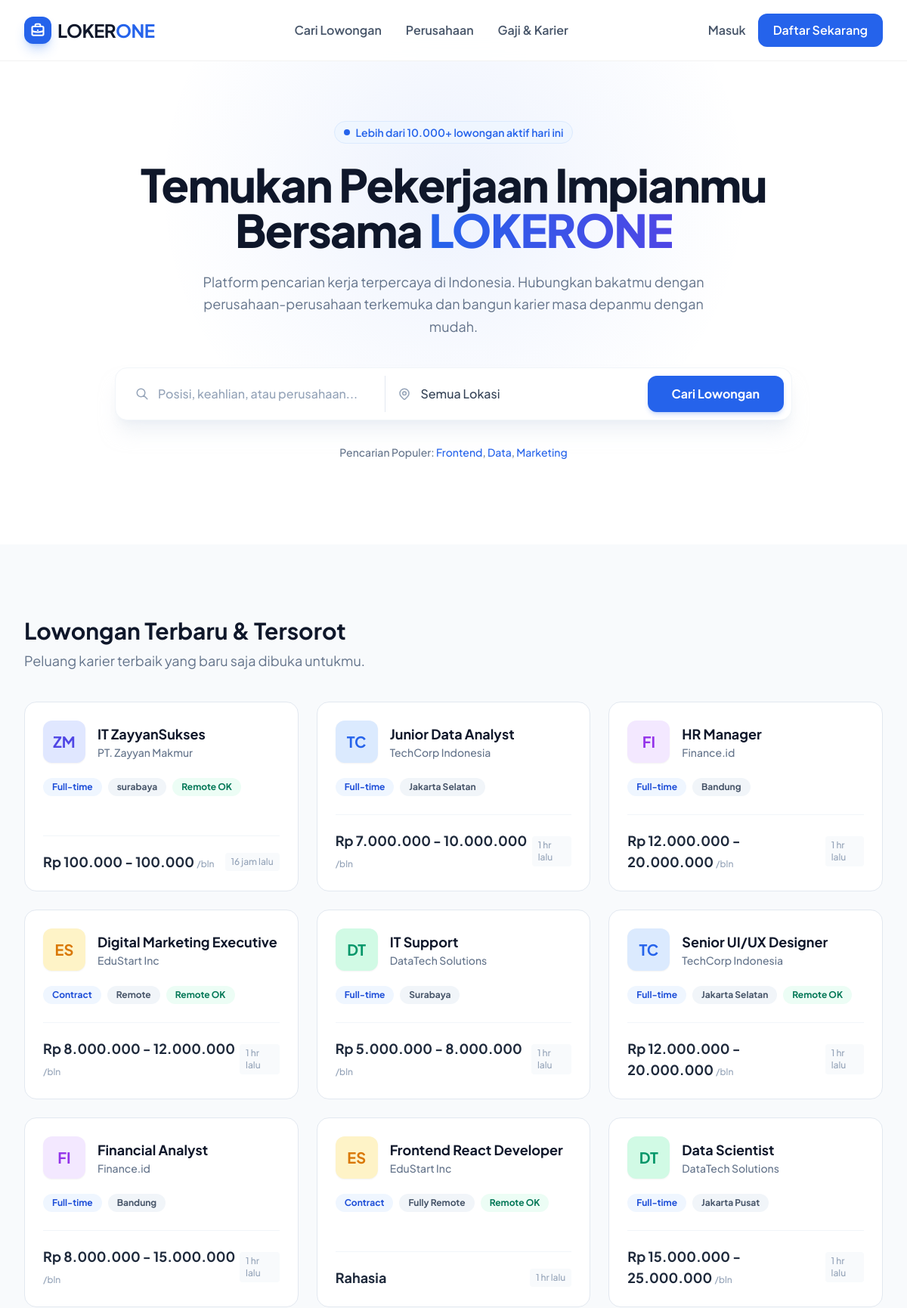
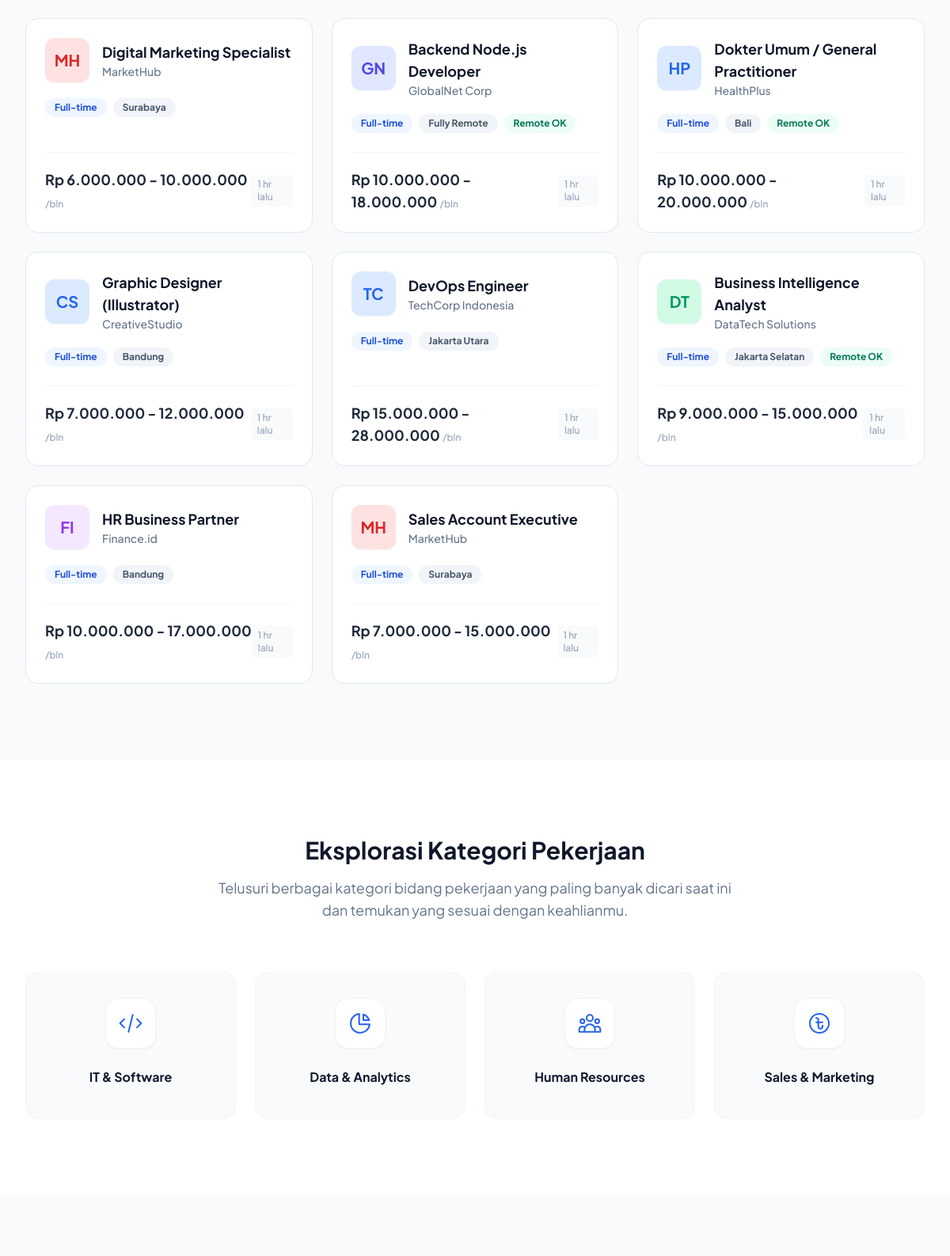
The page / (upper part) on the database its author committed (2 pictures, top to bottom).
### tables this page shows
CREATE TABLE `jobs` (
  `id` int NOT NULL,
  `company_id` int NOT NULL,
  `title` varchar(150) NOT NULL,
  `description` text NOT NULL,
  `requirements` text NOT NULL,
  `category` enum('IT & Software','Data & Analytics','Human Resources','Sales & Marketing','Finance','Design','Engineering','Education','Healthcare','Other') NOT NULL DEFAULT 'Other',
  `TYPE` enum('Full-time','Part-time','Contract','Freelance','Internship') NOT NULL DEFAULT 'Full-time',
  `location_key` varchar(50) NOT NULL,
  `location_label` varchar(100) NOT NULL,
  `is_remote` tinyint(1) DEFAULT '0',
  `salary_min` int DEFAULT NULL,
  `salary_max` int DEFAULT NULL,
  `salary_visible` tinyint(1) DEFAULT '1',
  `STATUS` enum('active','closed') DEFAULT 'active',
  `created_at` timestamp NULL DEFAULT CURRENT_TIMESTAMP,
  `updated_at` timestamp NULL DEFAULT CURRENT_TIMESTAMP ON UPDATE CURRENT_TIMESTAMP
);

CREATE TABLE `companies` (
  `id` int NOT NULL,
  `NAME` varchar(100) NOT NULL,
  `logo_initial` char(2) NOT NULL,
  `color` varchar(20) DEFAULT 'blue',
  `description` text,
  `website` varchar(200) DEFAULT NULL,
  `location` varchar(100) DEFAULT NULL,
  `created_at` timestamp NULL DEFAULT CURRENT_TIMESTAMP,
  `user_id` int DEFAULT NULL,
  `logo_path` varchar(255) DEFAULT NULL
);

### index.php (the view, shortened to what this page needs)
<?php
require_once 'config/config.php';
$searchKeyword = isset($_GET['keyword']) ? $_GET['keyword'] : '';
$categoryFilter = isset($_GET['category']) ? $_GET['category'] : '';
$query = "SELECT j.*, j.TYPE as type, c.NAME as company_name, c.logo_initial, c.logo_path, c.color
          FROM jobs j
          LEFT JOIN companies c ON j.company_id = c.id
          WHERE j.STATUS = 'active'";
$params = [];
$query .= " ORDER BY j.created_at DESC";
$stmt = $pdo->prepare($query);
$stmt->execute($params);
$jobs = $stmt->fetchAll();
require_once 'includes/header.php';
?>
    <div class="relative pt-32 pb-20 lg:pt-40 lg:pb-28 overflow-hidden bg-white">
        <div class="absolute top-0 left-1/2 -translate-x-1/2 w-[1000px] h-[500px] opacity-10 pointer-events-none z-0" style="background: radial-gradient(circle, rgba(37,99,235,0.8) 0%, rgba(255,255,255,0) 70%);"></div>
        <div class="max-w-7xl mx-auto px-4 sm:px-6 lg:px-8 relative z-10 text-center">
            <span class="inline-flex items-center py-1 px-3 rounded-full bg-brand-50 border border-brand-100 text-brand-600 text-sm font-semibold mb-6">
                <span class="flex w-2 h-2 rounded-full bg-brand-600 mr-2 animate-pulse"></span>
                Lebih dari 10.000+ lowongan aktif hari ini
            </span>
            <h1 class="text-4xl md:text-5xl lg:text-6xl font-extrabold text-slate-900 tracking-tight leading-tight mb-6">
                Temukan Pekerjaan Impianmu <br class="hidden md:block" />
                Bersama <span class="text-transparent bg-clip-text bg-gradient-to-r from-brand-600 to-indigo-600">LOKERONE</span>
            </h1>
            <p class="mt-4 max-w-2xl text-lg text-slate-500 mx-auto mb-10 leading-relaxed">
                Platform pencarian kerja terpercaya di Indonesia. Hubungkan bakatmu dengan perusahaan-perusahaan terkemuka dan bangun karier masa depanmu dengan mudah.
            </p>
            <form method="GET" action="index.php#job-list" class="max-w-4xl mx-auto bg-white p-2.5 rounded-2xl shadow-xl shadow-slate-200/50 border border-slate-100 flex flex-col md:flex-row">
                <div class="flex-1 flex items-center px-4 py-3 md:border-r border-slate-200">
                    <svg class="w-5 h-5 text-slate-400 mr-3" fill="none" stroke="currentColor" viewBox="0 0 24 24"><path stroke-linecap="round" stroke-linejoin="round" stroke-width="2" d="M21 21l-6-6m2-5a7 7 0 11-14 0 7 7 0 0114 0z"></path></svg>
                    <input type="text" name="keyword" value="<?= htmlspecialchars($searchKeyword) ?>" placeholder="Posisi, keahlian, atau perusahaan..." class="w-full focus:outline-none text-slate-700 placeholder-slate-400 bg-transparent font-medium">
                </div>
                <div class="flex-1 flex items-center px-4 py-3 border-t md:border-t-0 border-slate-200">
                    <select name="location" class="w-full focus:outline-none text-slate-700 bg-transparent cursor-pointer appearance-none font-medium">
                        <option value="">Semua Lokasi</option>
                    </select>
                </div>
                <button type="submit" class="bg-brand-600 hover:bg-brand-700 text-white px-8 py-4 md:py-3 rounded-xl font-bold transition-colors mt-2 md:mt-0 w-full md:w-auto shadow-md shadow-brand-600/20 btn-animate">
                    Cari Lowongan
                </button>
            </form>
            <div class="mt-8 text-sm text-slate-500 font-medium">
                Pencarian Populer:
                <a href="index.php?keyword=Frontend#job-list" class="text-brand-600 hover:underline">Frontend</a>,
                <a href="index.php?keyword=Data#job-list" class="text-brand-600 hover:underline">Data</a>,
                <a href="index.php?keyword=Marketing#job-list" class="text-brand-600 hover:underline">Marketing</a>
            </div>
        </div>
    </div>
    <section class="py-24 bg-slate-50" id="job-list">
        <div class="max-w-7xl mx-auto px-4 sm:px-6 lg:px-8">
            <div class="flex justify-between items-end mb-10">
                <div>
                    <h2 class="text-3xl font-bold text-slate-900 mb-2">
                        <?= !empty($categoryFilter) ? 'Kategori: ' . htmlspecialchars($categoryFilter) : 'Lowongan Terbaru & Tersorot' ?>
                    </h2>
                    <p class="text-slate-500 text-lg">Peluang karier terbaik yang baru saja dibuka untukmu.</p>
                </div>
            </div>
            <div class="grid grid-cols-1 md:grid-cols-2 lg:grid-cols-3 gap-6">
                <?php if (count($jobs) > 0): ?>
                    <?php foreach ($jobs as $job): ?>
                        <?php
                        $colorClass = 'bg-blue-100 text-blue-600';
                        if ($job['color'] == 'purple') $colorClass = 'bg-purple-100 text-purple-600';
                        if ($job['color'] == 'orange') $colorClass = 'bg-amber-100 text-amber-600';
                        if ($job['color'] == 'emerald') $colorClass = 'bg-emerald-100 text-emerald-600';
                        if ($job['color'] == 'red') $colorClass = 'bg-red-100 text-red-600';
                        if ($job['color'] == 'indigo') $colorClass = 'bg-indigo-100 text-indigo-600';
                        ?>
                        <div class="job-card bg-white p-6 rounded-2xl border border-slate-200 cursor-pointer flex flex-col h-full relative group" onclick="window.location.href='job-detail.php?id=<?= $job['id'] ?>'">
                            <div class="flex items-center mb-5">
                                <div class="w-14 h-14 rounded-xl <?= $colorClass ?> flex items-center justify-center font-bold text-xl mr-4 shadow-sm flex-shrink-0 overflow-hidden relative">
                                    <?php if (!empty($job['logo_path'])): ?>
                                        <img src="<?= htmlspecialchars($job['logo_path']) ?>" alt="Logo" class="w-full h-full object-cover">
                                    <?php else: ?>
                                        <?= htmlspecialchars($job['logo_initial']) ?>
                                    <?php endif; ?>
                                </div>
                                <div>
                                    <h3 class="font-bold text-slate-900 text-lg group-hover:text-brand-600 transition-colors"><?= htmlspecialchars($job['title']) ?></h3>
                                    <p class="text-slate-500 text-sm font-medium"><?= htmlspecialchars($job['company_name']) ?></p>
                                </div>
                            </div>
                            <div class="flex flex-wrap gap-2 mb-6">
                                <span class="px-3 py-1 bg-brand-50 text-brand-700 text-xs font-bold rounded-full"><?= htmlspecialchars($job['type'] ?? 'Full-time') ?></span>
                                <span class="px-3 py-1 bg-slate-100 text-slate-600 text-xs font-bold rounded-full"><?= htmlspecialchars($job['location_label']) ?></span>
                                <?php if ($job['is_remote']): ?>
                                    <span class="px-3 py-1 bg-emerald-50 text-emerald-700 text-xs font-bold rounded-full">Remote OK</span>
                                <?php endif; ?>
                            </div>
                            <div class="mt-auto pt-5 border-t border-slate-100 flex justify-between items-center">
                                <span class="text-slate-800 font-bold text-lg">
                                    <?php if ($job['salary_visible']): ?>
                                        Rp <?= number_format($job['salary_min'], 0, ',', '.') ?> - <?= number_format($job['salary_max'], 0, ',', '.') ?>
                                        <span class="text-xs font-medium text-slate-400">/bln</span>
                                    <?php else: ?>
                                        Rahasia
                                    <?php endif; ?>
                                </span>
                                <?php
                                    $date = new DateTime($job['created_at']);
                                    $now = new DateTime();
                                    $diff = $now->diff($date);
                                    if ($diff->d > 0) {
                                        $timeStr = $diff->d . " hr lalu";
                                    } elseif ($diff->h > 0) {
                                        $timeStr = $diff->h . " jam lalu";
                                    } else {
                                        $timeStr = "Baru saja";
                                    }
                                ?>
                                <span class="text-slate-400 text-xs font-medium bg-slate-50 px-2 py-1 rounded"><?= $timeStr ?></span>
                            </div>
                        </div>
                    <?php endforeach; ?>
                <?php else: ?>
                    <div class="col-span-full text-center py-10 text-slate-500 font-medium">Tidak ada lowongan yang sesuai dengan pencarian Anda.</div>
                <?php endif; ?>
            </div>
        </div>
    </section>
    <section class="py-24 bg-white">
        <div class="max-w-7xl mx-auto px-4 sm:px-6 lg:px-8">
            <div class="text-center mb-16">
                <h2 class="text-3xl font-bold text-slate-900 mb-4">Eksplorasi Kategori Pekerjaan</h2>
                <p class="text-slate-500 text-lg max-w-2xl mx-auto">Telusuri berbagai kategori bidang pekerjaan yang paling banyak dicari saat ini dan temukan yang sesuai dengan keahlianmu.</p>
            </div>
            <div class="grid grid-cols-2 md:grid-cols-3 lg:grid-cols-4 gap-6">
                <a href="index.php?category=IT %26 Software#job-list" class="block border border-slate-100 bg-slate-50 hover:bg-white hover:border-brand-300 hover:shadow-lg rounded-2xl p-8 text-center transition-all duration-300 group btn-animate">
                    <div class="w-16 h-16 bg-white shadow-sm border border-slate-100 rounded-2xl flex items-center justify-center mx-auto mb-6 group-hover:bg-brand-600 group-hover:border-brand-600 transition-colors duration-300">
                        <svg class="w-8 h-8 text-brand-600 group-hover:text-white transition-colors" fill="none" stroke="currentColor" viewBox="0 0 24 24"><path stroke-linecap="round" stroke-linejoin="round" stroke-width="1.5" d="M10 20l4-16m4 4l4 4-4 4M6 16l-4-4 4-4"></path></svg>
                    </div>
                    <h3 class="font-bold text-slate-900 mb-2">IT & Software</h3>
                </a>
                <a href="index.php?category=Data %26 Analytics#job-list" class="block border border-slate-100 bg-slate-50 hover:bg-white hover:border-brand-300 hover:shadow-lg rounded-2xl p-8 text-center transition-all duration-300 group btn-animate">
                    <div class="w-16 h-16 bg-white shadow-sm border border-slate-100 rounded-2xl flex items-center justify-center mx-auto mb-6 group-hover:bg-brand-600 group-hover:border-brand-600 transition-colors duration-300">
                    </div>
                    <h3 class="font-bold text-slate-900 mb-2">Data & Analytics</h3>
                </a>
                <a href="index.php?category=Human Resources#job-list" class="block border border-slate-100 bg-slate-50 hover:bg-white hover:border-brand-300 hover:shadow-lg rounded-2xl p-8 text-center transition-all duration-300 group btn-animate">
                    <div class="w-16 h-16 bg-white shadow-sm border border-slate-100 rounded-2xl flex items-center justify-center mx-auto mb-6 group-hover:bg-brand-600 group-hover:border-brand-600 transition-colors duration-300">
                    </div>
                    <h3 class="font-bold text-slate-900 mb-2">Human Resources</h3>
                </a>
                <a href="index.php?category=Sales %26 Marketing#job-list" class="block border border-slate-100 bg-slate-50 hover:bg-white hover:border-brand-300 hover:shadow-lg rounded-2xl p-8 text-center transition-all duration-300 group btn-animate">
                    <div class="w-16 h-16 bg-white shadow-sm border border-slate-100 rounded-2xl flex items-center justify-center mx-auto mb-6 group-hover:bg-brand-600 group-hover:border-brand-600 transition-colors duration-300">
                        <svg class="w-8 h-8 text-brand-600 group-hover:text-white transition-colors" fill="none" stroke="currentColor" viewBox="0 0 24 24"><path stroke-linecap="round" stroke-linejoin="round" stroke-width="1.5" d="M11 11V9a2 2 0 00-2-2m2 4v4a2 2 0 104 0v-1m-4-3H9m2 0h4m6 1a9 9 0 11-18 0 9 9 0 0118 0z"></path></svg>
                    </div>
                    <h3 class="font-bold text-slate-900 mb-2">Sales & Marketing</h3>
                </a>
            </div>
        </div>
    </section>
<?php require_once 'includes/footer.php'; ?>

### includes/header.php (style rules this page uses)
body { font-family: 'Plus Jakarta Sans', sans-serif; background-color: #f8fafc; }
.job-card { transition: all 0.3s ease; }
.btn-animate { transition: all 0.2s cubic-bezier(0.4, 0, 0.2, 1); }

### rows shown on the page
jobs: company.logo_initial "ZM", title "IT ZayyanSukses", company.NAME "PT. Zayyan Makmur", TYPE "Full-time", location_label "surabaya", is_remote "Remote OK", salary_min "100.000", salary_max "100.000", created_at "16 jam lalu"
jobs: company.logo_initial "TC", title "Junior Data Analyst", company.NAME "TechCorp Indonesia", TYPE "Full-time", location_label "Jakarta Selatan", salary_min "7.000.000", salary_max "10.000.000", created_at "1 hr lalu"
jobs: company.logo_initial "FI", title "HR Manager", company.NAME "Finance.id", TYPE "Full-time", location_label "Bandung", salary_min "12.000.000", salary_max "20.000.000", created_at "1 hr lalu"
jobs: company.logo_initial "ES", title "Digital Marketing Executive", company.NAME "EduStart Inc", TYPE "Contract", location_label "Remote", is_remote "Remote OK", salary_min "8.000.000", salary_max "12.000.000", created_at "1 hr lalu"
jobs: company.logo_initial "DT", title "IT Support", company.NAME "DataTech Solutions", TYPE "Full-time", location_label "Surabaya", salary_min "5.000.000", salary_max "8.000.000", created_at "1 hr lalu"
jobs: company.logo_initial "TC", title "Senior UI/UX Designer", company.NAME "TechCorp Indonesia", TYPE "Full-time", location_label "Jakarta Selatan", is_remote "Remote OK", salary_min "12.000.000", salary_max "20.000.000", created_at "1 hr lalu"
jobs: company.logo_initial "FI", title "Financial Analyst", company.NAME "Finance.id", TYPE "Full-time", location_label "Bandung", salary_min "8.000.000", salary_max "15.000.000", created_at "1 hr lalu"
jobs: company.logo_initial "ES", title "Frontend React Developer", company.NAME "EduStart Inc", TYPE "Contract", location_label "Fully Remote", is_remote "Remote OK", salary_visible "Rahasia", created_at "1 hr lalu"
jobs: company.logo_initial "DT", title "Data Scientist", company.NAME "DataTech Solutions", TYPE "Full-time", location_label "Jakarta Pusat", salary_min "15.000.000", salary_max "25.000.000", created_at "1 hr lalu"
jobs: company.logo_initial "MH", title "Digital Marketing Specialist", company.NAME "MarketHub", TYPE "Full-time", location_label "Surabaya", salary_min "6.000.000", salary_max "10.000.000", created_at "1 hr lalu"
jobs: company.logo_initial "GN", title "Backend Node.js Developer", company.NAME "GlobalNet Corp", TYPE "Full-time", location_label "Fully Remote", is_remote "Remote OK", salary_min "10.000.000", salary_max "18.000.000", created_at "1 hr lalu"
jobs: company.logo_initial "HP", title "Dokter Umum / General Practitioner", company.NAME "HealthPlus", TYPE "Full-time", location_label "Bali", is_remote "Remote OK", salary_min "10.000.000", salary_max "20.000.000", created_at "1 hr lalu"
jobs: company.logo_initial "CS", title "Graphic Designer (Illustrator)", company.NAME "CreativeStudio", TYPE "Full-time", location_label "Bandung", salary_min "7.000.000", salary_max "12.000.000", created_at "1 hr lalu"
jobs: company.logo_initial "TC", title "DevOps Engineer", company.NAME "TechCorp Indonesia", TYPE "Full-time", location_label "Jakarta Utara", salary_min "15.000.000", salary_max "28.000.000", created_at "1 hr lalu"
jobs: company.logo_initial "DT", title "Business Intelligence Analyst", company.NAME "DataTech Solutions", TYPE "Full-time", location_label "Jakarta Selatan", is_remote "Remote OK", salary_min "9.000.000", salary_max "15.000.000", created_at "1 hr lalu"
jobs: company.logo_initial "FI", title "HR Business Partner", company.NAME "Finance.id", TYPE "Full-time", location_label "Bandung", salary_min "10.000.000", salary_max "17.000.000", created_at "1 hr lalu"
jobs: company.logo_initial "MH", title "Sales Account Executive", company.NAME "MarketHub", TYPE "Full-time", location_label "Surabaya", salary_min "7.000.000", salary_max "15.000.000", created_at "1 hr lalu"
